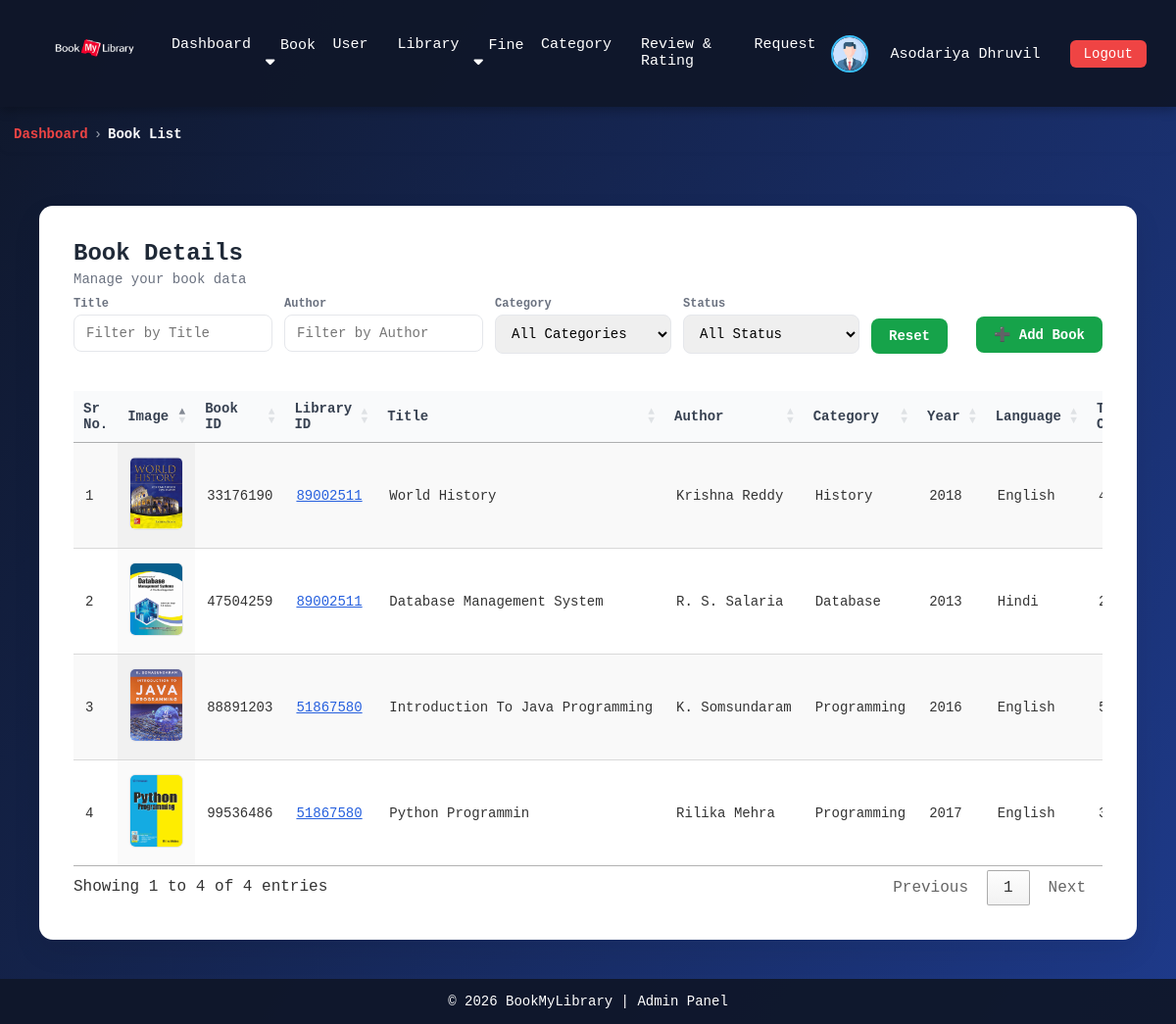
Page /admin/book_list.php (signed in) on the committed database.
### tables this page shows
CREATE TABLE `user` (
  `user_id` int NOT NULL,
  `first_name` varchar(100) DEFAULT NULL,
  `last_name` varchar(100) DEFAULT NULL,
  `email` varchar(255) DEFAULT NULL,
  `contact_no` varchar(15) DEFAULT NULL,
  `gender` varchar(10) DEFAULT NULL,
  `address` varchar(255) DEFAULT NULL,
  `image` varchar(255) DEFAULT NULL,
  `password` varchar(255) NOT NULL,
  `role` varchar(10) DEFAULT NULL,
  `status` varchar(15) DEFAULT NULL
);

CREATE TABLE `book_list` (
  `book_id` int NOT NULL,
  `library_id` int DEFAULT NULL,
  `title` varchar(100) DEFAULT NULL,
  `author` varchar(50) DEFAULT NULL,
  `category` varchar(25) DEFAULT NULL,
  `year` int DEFAULT NULL,
  `language` varchar(25) DEFAULT NULL,
  `total_copy` int DEFAULT NULL,
  `available_copy` int DEFAULT NULL,
  `rating` float(2,1) DEFAULT NULL,
  `rating_count` int NOT NULL DEFAULT '0',
  `status` varchar(25) DEFAULT NULL,
  `image` varchar(255) DEFAULT NULL
);

### admin/book_list.php (the view, shortened to what this page needs)
<!DOCTYPE html>
<html lang="en">
<head>
    <link rel="stylesheet" href="https://cdn.datatables.net/1.13.6/css/jquery.dataTables.min.css">
    <link rel="stylesheet" href="https://cdn.datatables.net/buttons/2.4.1/css/buttons.dataTables.min.css">
</head>
<body>
    <?php include 'navbar.php'; ?>
    <div class="breadcrumb-wrapper">
        <nav class="breadcrumb">
            <a href="home.php" class="dashboard">Dashboard</a>
            <span class="separator">›</span>
            <span class="current">Book List</span>
        </nav>
    </div>
    <div class="container">
        <div class="card">
            <div class="top-actions">
                <div class="title-area">
                    <h3>Book Details</h3>
                    <div class="subtitle">Manage your book data</div>
                </div>
                <div class="advanced-filters">
                    <div class="filter-box">
                        <label>Title</label>
                        <input type="text" id="filterTitle" placeholder="Filter by Title">
                    </div>
                    <div class="filter-box">
                        <label>Author</label>
                        <input type="text" id="filterAuthor" placeholder="Filter by Author">
                    </div>
                    <div class="filter-box">
                        <label>Category</label>
                        <select id="filterCategory">
                            <option value="">All Categories</option>
                        </select>
                    </div>
                    <div class="filter-box">
                        <label>Status</label>
                        <select id="filterStatus">
                            <option value="">All Status</option>
                        </select>
                    </div>
                    <div class="filter-box btn-area">
                        <button class="btn btn-add" onclick="resetFilters()">Reset</button>
                    </div>
                </div>
                <a href="add_book.php"><button class="btn btn-add">➕ Add Book</button></a>
            </div>
            <table id="bookTable" class="display">
                <thead>
                    <tr>
                        <th>Sr No.</th>
                        <th>Image</th>
                        <th>Book ID</th>
                        <th>Library ID</th>
                        <th>Title</th>
                        <th>Author</th>
                        <th>Category</th>
                        <th>Year</th>
                        <th>Language</th>
                        <th>Total Copy</th>
                    </tr>
                </thead>
                <tbody>
                    <?php
                    $books = mysqli_query($con, "SELECT * FROM book_list");
                    $i = 1;
                    foreach ($books as $row) {
                        if ($row['available_copy'] == 0) {
                            $statusClass = "unavailable";
                            $statusText  = "Unavailable";
                        } else {
                            $statusClass = "available";
                            $statusText  = "Available";
                        }
                        $library_data = mysqli_fetch_assoc(mysqli_query($con, "SELECT * FROM library WHERE library_id = '{$row['library_id']}'"));
                        echo "<tr>
                        <td>{$i}</td>
                        <td><img src='../book_images/{$row['image']}' class='cover'></td>
                        <td>{$row['book_id']}</td>
                        <td>
                            <span class='model-link'
                                onclick=\"openLibraryModal(
                                '{$library_data['library_id']}',
                                '" . htmlspecialchars($library_data['library_name'], ENT_QUOTES) . "',
                                '" . htmlspecialchars($library_data['library_owner_name'], ENT_QUOTES) . "',
                                '" . htmlspecialchars($library_data['table_capacity'], ENT_QUOTES) . "',
                                '" . htmlspecialchars($library_data['chair_capacity'], ENT_QUOTES) . "',
                                '" . htmlspecialchars($library_data['open_at'], ENT_QUOTES) . "',
                                '" . htmlspecialchars($library_data['close_at'], ENT_QUOTES) . "',
                                '" . htmlspecialchars($library_data['status'], ENT_QUOTES) . "',
                                '" . htmlspecialchars($library_data['library_location'], ENT_QUOTES) . "'
                                )\">
                                {$row['library_id']}
                            </span>
                        </td>
                        <td>{$row['title']}</td>
                        <td>{$row['author']}</td>
                        <td>{$row['category']}</td>
                        <td>{$row['year']}</td>
                        <td>{$row['language']}</td>
                        <td>{$row['total_copy']}</td>
                        <td>{$row['available_copy']}</td>
                        <td>{$row['rating']}</td>
                        <td><span class='status {$statusClass}'>{$statusText}</span></td>
                        <td>
                            <a href='edit_book.php?book_id={$row['book_id']}'><button class='btn btn-edit'>Edit</button></a>
                            <button class='btn btn-delete' onclick='openDeleteModal({$row['book_id']})'>Delete</button>
                        </td>
                    </tr>";
                        $i++;
                    }
                    ?>
                </tbody>
            </table>
        </div>
    </div>
    <?php include 'footer.php'; ?>
</body>
</html>

### admin/navbar.php (shortened to what this page needs)
<!DOCTYPE html>
<html lang="en">
<?php
include '../update_status.php';
?>
<head>
    <link rel="stylesheet" href="https://cdnjs.cloudflare.com/ajax/libs/font-awesome/6.5.0/css/all.min.css">
</head>
<body>
    <?php
    $user_id = $_SESSION['id'];
    $user = mysqli_query($con, "SELECT * FROM user WHERE user_id = $user_id");
    $data = mysqli_fetch_assoc($user);
    ?>
    <nav class="navbar">
        <div class="nav-left">
            <a href="home.php">
                <img src="../image/BookMyLibrary.png" alt="Library Logo">
            </a>
        </div>
        <div class="nav-center">
            <a href="home.php">Dashboard</a>
            <div class="dropdown">
                <a href="javascript:void(0);" class="dropbtn">Book <i class="fa-solid fa-caret-down"></i></a>
            </div>
            <a href="user_list.php">User</a>
            <a href="library_list.php">Library</a>
            <div class="dropdown">
                <a href="javascript:void(0);" class="dropbtn">Fine <i class="fa-solid fa-caret-down"></i></a>
            </div>
            <a href="category_list.php">Category</a>
            <a href="review&rating_list.php">Review & Rating</a>
            <a href="librarian_requests.php">Request</a>
        </div>
        <div class="nav-right">
            <div class="profile">
                <img src="../image/<?php echo $data['image']; ?>" alt="Profile">
                <div class="dropdown">
                    <a href="javascript:void(0);" class="dropbtn"><?php echo $data['first_name'] . " " . $data['last_name']; ?></a>
                </div>
            </div>
            <a href="../login.php" class="logout-btn">Logout</a>
        </div>
    </nav>
</body>
</html>

### admin/footer.php (shortened to what this page needs)
<!DOCTYPE html>
<html lang="en">
<head>
</head>
<body>
    <footer class="footer">
        © 2026 BookMyLibrary | Admin Panel
    </footer>
</body>
</html>

### admin/book_list.php (style rules this page uses)
* { margin: 0; padding: 0; box-sizing: border-box; font-family: "JetBrains Mono", "Fira Code", Consolas, monospace; }
body { min-height: 100vh; display: flex; flex-direction: column; background: linear-gradient(120deg, #0f172a, #1e3a8a); color: #333; }
.container { width: 100%; max-width: 100%; padding: 40px; }
.card { background: #ffffff; padding: 35px; border-radius: 14px; box-shadow: 0 12px 30px rgba(0, 0, 0, 0.08); }
.top-actions { display: flex; justify-content: space-between; align-items: center; margin-bottom: 20px; flex-wrap: wrap; gap: 10px; }
.title-area h3 { margin: 0; font-size: 24px; font-weight: 700; color: #1f2937; }
.subtitle { font-size: 14px; color: #6b7280; margin-top: 5px; }
.btn { padding: 10px 18px; border-radius: 8px; border: none; cursor: pointer; font-size: 14px; font-weight: 600; transition: 0.2s ease; }
.btn-add { background: #16a34a; color: #fff; }
td { white-space: nowrap; }
.model-link { color: #2660de; cursor: pointer; text-decoration: underline; }
table.dataTable { width: 100% !important; font-size: 14px; }
table.dataTable thead th { background: #f9fafb; color: #374151; font-weight: 600; border-bottom: 1px solid #e5e7eb; padding: 14px 12px; }
table.dataTable tbody td { padding: 14px 12px; vertical-align: middle; }
table.dataTable tbody tr { transition: background 0.2s; }
img.cover { width: 55px; height: 75px; object-fit: cover; border-radius: 6px; border: 1px solid #e5e7eb; background: #f9fafb; }
.breadcrumb-wrapper { padding: 10px 14px; border-radius: 8px; margin-bottom: 15px; margin-top: 10px; box-shadow: 0 2px 4px rgba(0, 0, 0, 0.02); }
.breadcrumb { font-size: 14px; font-weight: 500; color: #6b7280; display: flex; flex-wrap: wrap; align-items: center; gap: 6px; }
.breadcrumb .dashboard { color: #ef4444; font-weight: 600; }
.breadcrumb .separator { color: #9ca3af; }
.breadcrumb a { text-decoration: none; color: #ef4444; transition: 0.2s ease; }
.breadcrumb .current { color: #ffffffff; font-weight: 600; }
.advanced-filters { display: flex; flex-wrap: wrap; gap: 12px; margin-bottom: 18px; }
.advanced-filters input, .advanced-filters select { padding: 10px 12px; border: 1px solid #e5e7eb; border-radius: 8px; font-size: 14px; min-width: 180px; }
.filter-box { display: flex; flex-direction: column; }
.filter-box label { font-size: 12px; font-weight: 600; color: #6b7280; margin-bottom: 4px; }
.btn-area { justify-content: flex-end; }

### admin/navbar.php (style rules this page uses)
.navbar { background: rgba(15, 23, 42, 0.95); color: #fff; padding: 12px 30px; display: flex; align-items: center; justify-content: space-between; flex-wrap: wrap; box-shadow: 0 4px 10px rgba(0, 0, 0, 0.25); font-family: "JetBrains Mono", "Fira Code", Consolas, monospace; }
.nav-left { display: flex; align-items: center; gap: 10px; }
.nav-left img { height: 80px; width: 130px; }
.nav-center { flex: 1; display: flex; justify-content: center; }
.nav-center a { color: #fff; text-decoration: none; margin: 0 15px; font-size: 15px; }
.nav-right { display: flex; align-items: center; gap: 15px; }
.profile { display: flex; align-items: center; gap: 8px; color: #fff; }
.profile img { width: 38px; height: 38px; border-radius: 50%; border: 2px solid #38bdf8; object-fit: cover; }
.logout-btn { padding: 6px 14px; border-radius: 6px; background: #ef4444; color: #fff; text-decoration: none; font-size: 14px; }
.dropdown { position: relative; display: inline-block; }
.dropdown>a { color: #fff; text-decoration: none; margin: 0 15px; font-size: 15px; cursor: pointer; }
.dropdown>a.dropbtn { color: #fff; text-decoration: none; margin: 0 15px; font-size: 15px; cursor: pointer; }

### admin/footer.php (style rules this page uses)
html, body { height: 100%; margin: 0; }
body { display: flex; flex-direction: column; }
.footer { margin-top: auto; bottom: 0; width: 100%; background: rgba(15, 23, 42, 0.95); color: #fff; text-align: center; padding: 15px 20px; font-size: 14px; font-family: "JetBrains Mono", "Fira Code", Consolas, monospace; }

### rows in the picture
user: image (placeholder picture), first_name "Asodariya", last_name "Dhruvil"
book_list: image (picture), book_id "33176190", library "89002511", title "World History", author "Krishna Reddy", category "History", year "2018", language "English"
book_list: image (picture), book_id "47504259", library "89002511", title "Database Management System", author "R. S. Salaria", category "Database", year "2013", language "Hindi"
book_list: image (picture), book_id "88891203", library "51867580", title "Introduction To Java Programming", author "K. Somsundaram", category "Programming", year "2016", language "English"
book_list: image (picture), book_id "99536486", library "51867580", title "Python Programmin", author "Rilika Mehra", category "Programming", year "2017", language "English"
